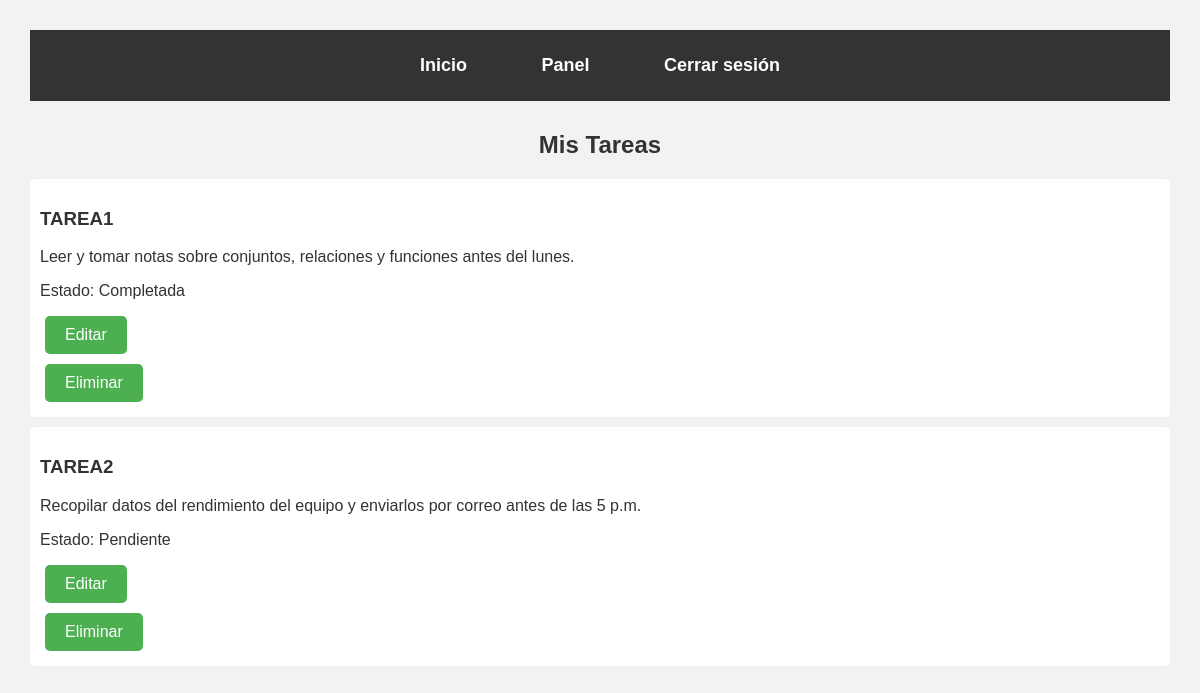
/ (signed in), run on the app's committed database.
### tables this page shows
CREATE TABLE tasks (
    id INTEGER PRIMARY KEY AUTOINCREMENT,
    title TEXT NOT NULL,
    description TEXT,
    completed BOOLEAN NOT NULL DEFAULT 0,
    user_id INTEGER,
    created_at DATETIME DEFAULT CURRENT_TIMESTAMP,
    FOREIGN KEY(user_id) REFERENCES users(id)
);

### app.py (the view)
@app.route('/')
def index():
    if 'user_id' not in session:
        return redirect('/login')
    conn = get_db_connection()
    tasks = conn.execute(
        'SELECT t.*, u.username FROM tasks t JOIN users u ON t.user_id = u.id WHERE t.user_id = ?',
        (session['user_id'],)
    ).fetchall()
    conn.close()
    return render_template('index.html', tasks=tasks)

### app.py (called while the page is built)
def get_db_connection():
    conn = sqlite3.connect(DATABASE)
    conn.row_factory = sqlite3.Row
    return conn

### templates/index.html (shortened to what this page needs)
{% extends 'base.html' %}
{% block content %}
<h2>Mis Tareas</h2>
<div>
    {% for task in tasks %}
        <div class="task">
            <h3>{{ task['title'] }}</h3>
            <p>{{ task['description'] }}</p>
            <p>Estado: {% if task['completed'] %}Completada{% else %}Pendiente{% endif %}</p>
            <form action="/edit/{{ task['id'] }}" method="POST" style="display:inline;">
                <button type="submit">Editar</button>
                <form action="/delete/{{ task['id'] }}" method="POST" style="display:inline;">
                    <button type="submit">Eliminar</button>
                </form>
            </form>
        </div>
    {% else %}
        <p>No tienes tareas.</p>
    {% endfor %}
</div>
{% endblock %}

### templates/base.html (shortened to what this page needs)
<!DOCTYPE html>
<html lang="es">
<head>
    <link rel="stylesheet" href="{{ url_for('static', filename='style.css') }}">
</head>
<body>
    <nav>
        <a href="/">Inicio</a>
        {% if session.get('user_id') %}
            <a href="/dashboard">Panel</a>
            <a href="/logout">Cerrar sesión</a>
        {% else %}
            <a href="/login">Iniciar sesión</a>
            <a href="/register">Registrarse</a>
        {% endif %}
    </nav>
    {% block content %}{% endblock %}
</body>
</html>

### static/style.css (style rules this page uses)
body { font-family: 'Arial', sans-serif; background-color: #f4f4f4; color: #333; margin: 0; padding: 0; }
h2 { text-align: center; color: #333; margin-top: 30px; }
button { background-color: #4CAF50; color: white; padding: 10px 20px; margin: 5px; border: none; border-radius: 5px; cursor: pointer; font-size: 16px; }
form { margin-top: 20px; }

### templates/base.html (style rules this page uses)
body { font-family: Arial, sans-serif; padding: 30px; background-color: #f2f2f2; margin: 0; }
nav { background-color: #333; color: white; padding: 15px; text-align: center; font-weight: bold; }
nav a { color: white; text-decoration: none; margin: 0 15px; font-size: 18px; display: inline-block; padding: 10px 20px; border-radius: 5px; }
form input, form button { display: block; margin-top: 10px; }
.task { background: white; padding: 10px; margin-bottom: 10px; border-radius: 5px; }

### data on the page
tasks: title "TAREA1", description "Leer y tomar notas sobre conjuntos, relaciones y funciones antes del lunes.", completed "Completada"
tasks: title "TAREA2", description "Recopilar datos del rendimiento del equipo y enviarlos por correo antes de las 5 p.m.", completed "Pendiente"
